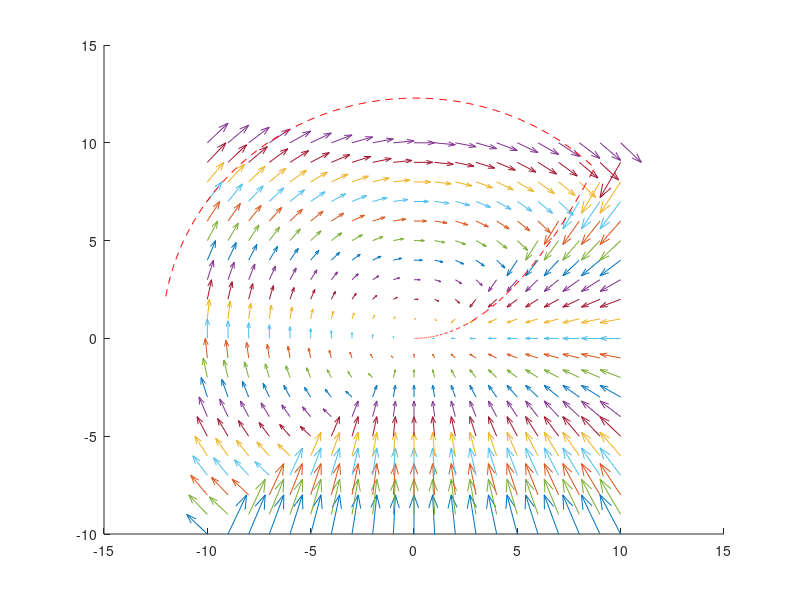

Write the MATLAB code that produced this figure.
close all;
clear Q
% Example for Lyapunov, Filipov in a Switching Scenario

% Plot the vector field (xdot in the filipov)
figure(1)
hold on
lambda=-2; 
A1 = [0 1;-1 0];
A2 = [-1 0; 0 lambda];

for x = -10:1:10
    for y=-10:1:10 
        if y>=x
            dot = A1*[x;y];
        elseif y<x
            dot = A2*[x;y];
        end
        figure(1)
        quiver(x,y,dot(1),dot(2),0.1)
        hold on
    end
end

T = 10; % simulation time
dt=0.01; % step time
N = T/dt;
t=linspace(0,T,N);

q0 = 10*randn(2,1); % Initial Conditions (make this arbitrary)

q=q0;

Q(:,1)=q0;

for i=2:N
    if q(2)>=q(1)
        dot = A1*[q(1);q(2)];
    elseif q(2)<q(1)
        dot = A2*[q(1);q(2)];
    end
    
    q=q+dt*dot;
    
    Q(:,i)=q;
end


plot(Q(1,:),Q(2,:),'--r')



